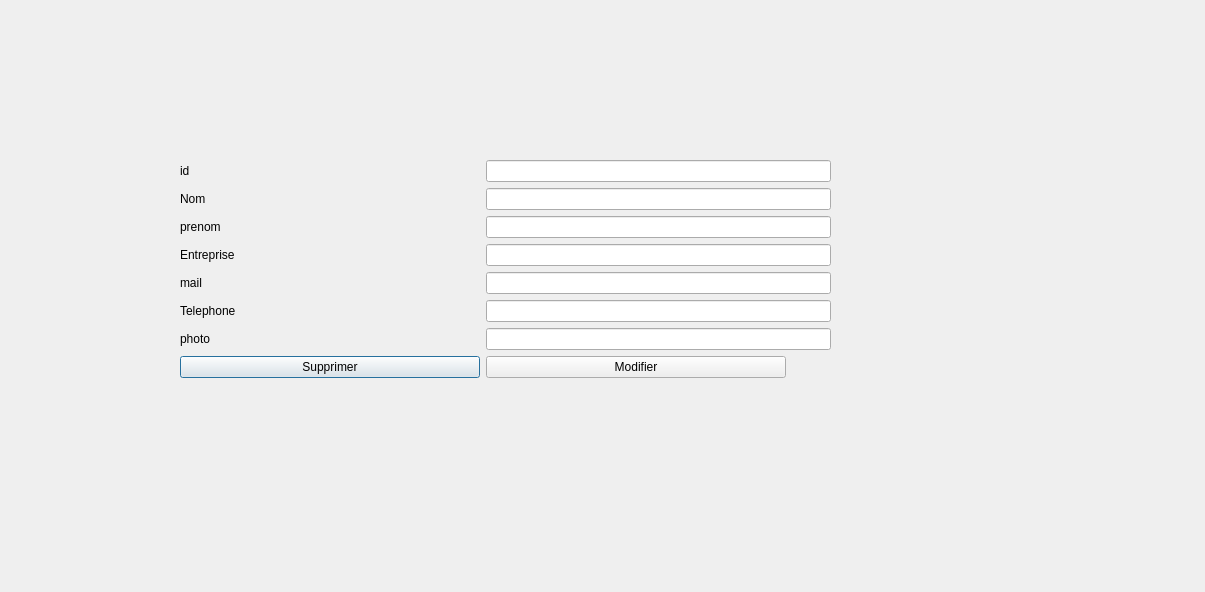
<?xml version="1.0" encoding="UTF-8"?>
<ui version="4.0">
 <class>Dialog_ajout_modif</class>
 <widget class="QDialog" name="Dialog_ajout_modif">
  <property name="geometry">
   <rect>
    <x>0</x>
    <y>0</y>
    <width>1205</width>
    <height>592</height>
   </rect>
  </property>
  <property name="windowTitle">
   <string>Dialog</string>
  </property>
  <widget class="QWidget" name="formLayoutWidget">
   <property name="geometry">
    <rect>
     <x>180</x>
     <y>160</y>
     <width>651</width>
     <height>301</height>
    </rect>
   </property>
   <layout class="QFormLayout" name="formLayout">
    <item row="0" column="0">
     <widget class="QLabel" name="idLabel">
      <property name="text">
       <string>id</string>
      </property>
     </widget>
    </item>
    <item row="0" column="1">
     <widget class="QLineEdit" name="idcon"/>
    </item>
    <item row="1" column="0">
     <widget class="QLabel" name="nomLabel">
      <property name="text">
       <string>Nom</string>
      </property>
     </widget>
    </item>
    <item row="1" column="1">
     <widget class="QLineEdit" name="nom"/>
    </item>
    <item row="2" column="0">
     <widget class="QLabel" name="prenomLabel">
      <property name="text">
       <string>prenom</string>
      </property>
     </widget>
    </item>
    <item row="2" column="1">
     <widget class="QLineEdit" name="prenom"/>
    </item>
    <item row="3" column="0">
     <widget class="QLabel" name="entrepriseLabel">
      <property name="text">
       <string>Entreprise</string>
      </property>
     </widget>
    </item>
    <item row="3" column="1">
     <widget class="QLineEdit" name="entreprise"/>
    </item>
    <item row="4" column="0">
     <widget class="QLabel" name="mailLabel">
      <property name="text">
       <string>mail</string>
      </property>
     </widget>
    </item>
    <item row="4" column="1">
     <widget class="QLineEdit" name="mail"/>
    </item>
    <item row="5" column="0">
     <widget class="QLabel" name="telephoneLabel">
      <property name="text">
       <string>Telephone</string>
      </property>
     </widget>
    </item>
    <item row="5" column="1">
     <widget class="QLineEdit" name="telephone"/>
    </item>
    <item row="7" column="0">
     <widget class="QPushButton" name="supprime">
      <property name="minimumSize">
       <size>
        <width>300</width>
        <height>0</height>
       </size>
      </property>
      <property name="maximumSize">
       <size>
        <width>1000</width>
        <height>16777215</height>
       </size>
      </property>
      <property name="text">
       <string>Supprimer</string>
      </property>
     </widget>
    </item>
    <item row="7" column="1">
     <widget class="QPushButton" name="modifie">
      <property name="minimumSize">
       <size>
        <width>300</width>
        <height>0</height>
       </size>
      </property>
      <property name="maximumSize">
       <size>
        <width>300</width>
        <height>16777215</height>
       </size>
      </property>
      <property name="text">
       <string>Modifier</string>
      </property>
     </widget>
    </item>
    <item row="6" column="1">
     <widget class="QLineEdit" name="photo"/>
    </item>
    <item row="6" column="0">
     <widget class="QLabel" name="photoLabel">
      <property name="text">
       <string>photo</string>
      </property>
     </widget>
    </item>
   </layout>
  </widget>
 </widget>
 <resources/>
 <connections/>
</ui>
